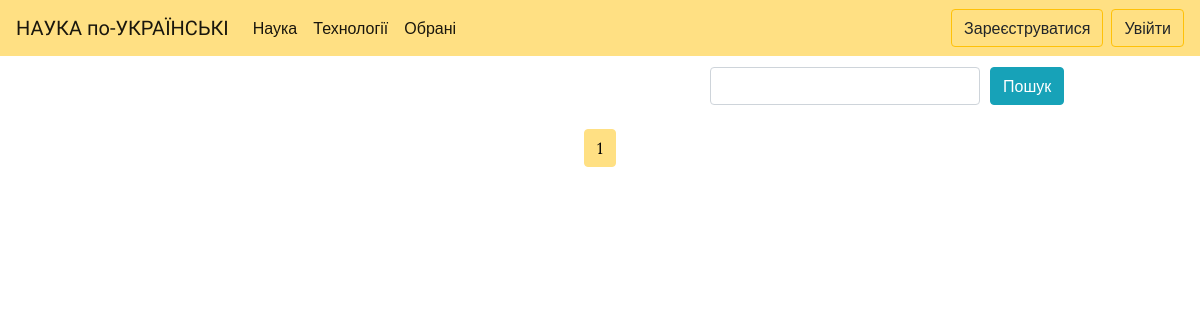
Page /technology/ on the earlier database version.
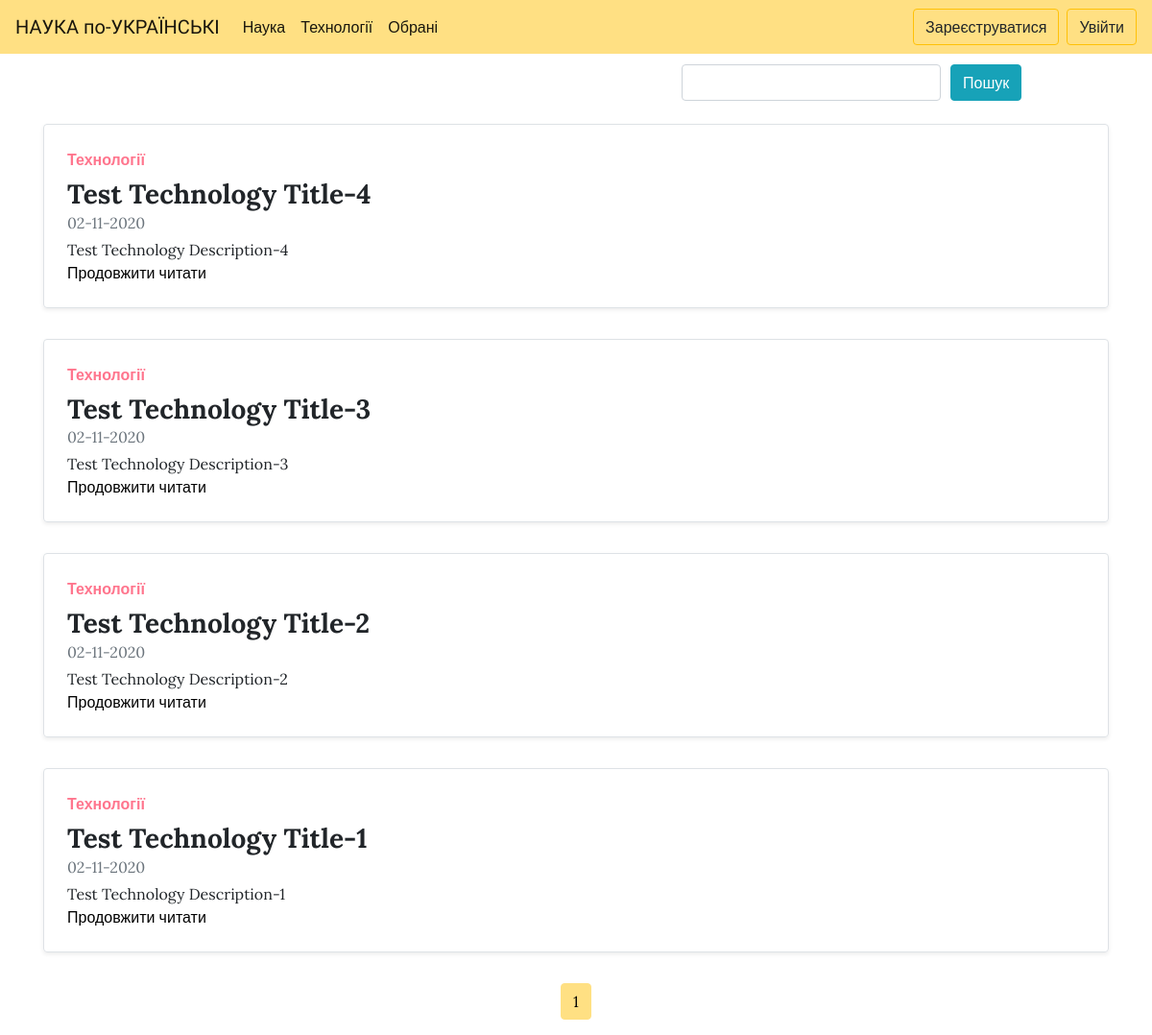
Same page on the later database version.
### base/models.py (models this page shows)
class Article(models.Model):
    title = models.CharField(max_length=200)
    html_title = models.CharField(max_length=200)
    keyword = models.CharField(max_length=200)
    description = models.CharField(max_length=350)
    html_description = models.CharField(max_length=150)
    body = RichTextField(blank=True, null=True)
    creation_date = models.DateTimeField(auto_now_add=True, editable=False)
    modified = models.DateTimeField(auto_now=True)
    slug = models.SlugField(verbose_name='URL', max_length=50, unique=True)
    author = models.ForeignKey(User, on_delete=models.SET_NULL, null=True, related_name='author')
    tag = models.ManyToManyField(Tags)
    favorite = models.ManyToManyField(User)
    section = models.ForeignKey(Section, on_delete=models.SET_NULL, null=True)
    def __str__(self):
        return self.title

### base/views.py (the view)
# urls.py: path('technology/', views.technology, name='technology'),
def technology(request):
    search_query = request.GET.get('search', '')
    if search_query:
        article = Article.objects.filter((Q(title__icontains=search_query) | Q(body__icontains=search_query)) & Q(
            section__name__contains='Technology')).order_by('-creation_date')
    else:
        article = Article.objects.filter(section__name__contains='Technology').order_by('-creation_date')
    paginator = Paginator(article, 20)  # Show 25 contacts per page.
    page_number = request.GET.get('page')
    page_obj = paginator.get_page(page_number)
    print(article)
    return render(request, 'base/technology.html', {'articles': page_obj})

### templates/base/technology.html (shortened to what this page needs)
{% extends 'base/index.html' %}
{% block other %}
<main role="main">
 <div class="container mb-4">
    <form action="{% url 'technology' %}" method="get">
      <div class="row" style="margin-top:0.7em">
        <div class="col-0 col-sm-0 col-md-7">
        </div>
        <div class="col-8 col-sm-8 col-md-3" style="padding-right: 0px;">
            <input class="form-control mr-sm-2" type="text" placeholder="" aria-label="Search" name="search">
        </div>
        <div class="col-4 col-sm-4 col-md-2" style="padding-left: 10px;">
            <button class="btn btn-info my-sm-0" type="submit" style="margin-top: 0px; margin-bottom: 0px;">Пошук</button>
        </div>
      </div>
    </form>
  </div>
  {% for article in articles %}
    <div class="container">
      	<div class="row mb-2">
	      <div class="col-md-12">
	      <div class="row no-gutters border rounded overflow-hidden flex-md-row mb-4 shadow-sm h-md-250 position-relative">
	        <div class="col p-4 d-flex flex-column position-static">
	          <strong class="d-inline-block mb-2 text-success">Технології</strong>
	          <p class="mb-0 h3"><b>{{article.title}}</b></p>
	          <div class="mb-1 text-muted">{{article.creation_date|date:"d-m-Y"}}</div>
	          <p class="card-text mb-auto">{{article.description}}</p>
	          <a href="{% url 'art_detail' article.slug %}" class="stretched-link">Продовжити читати</a>
	        </div>
	      </div>
	    </div>
	</div>
    </div>
  {% endfor %}
  <nav aria-label="...">
    <ul class="pagination justify-content-center">
      <li class="page-item active" aria-current="page">
        <span class="page-link">
          {{ articles.number }}
        </span>
      </li>
    </ul>
  </nav>
</main>
{% endblock %}

Differences in the rows shown:
added Article: title "Test Technology Title-4", creation_date "02-11-2020", description "Test Technology Description-4"
added Article: title "Test Technology Title-3", creation_date "02-11-2020", description "Test Technology Description-3"
added Article: title "Test Technology Title-2", creation_date "02-11-2020", description "Test Technology Description-2"
added Article: title "Test Technology Title-1", creation_date "02-11-2020", description "Test Technology Description-1"
